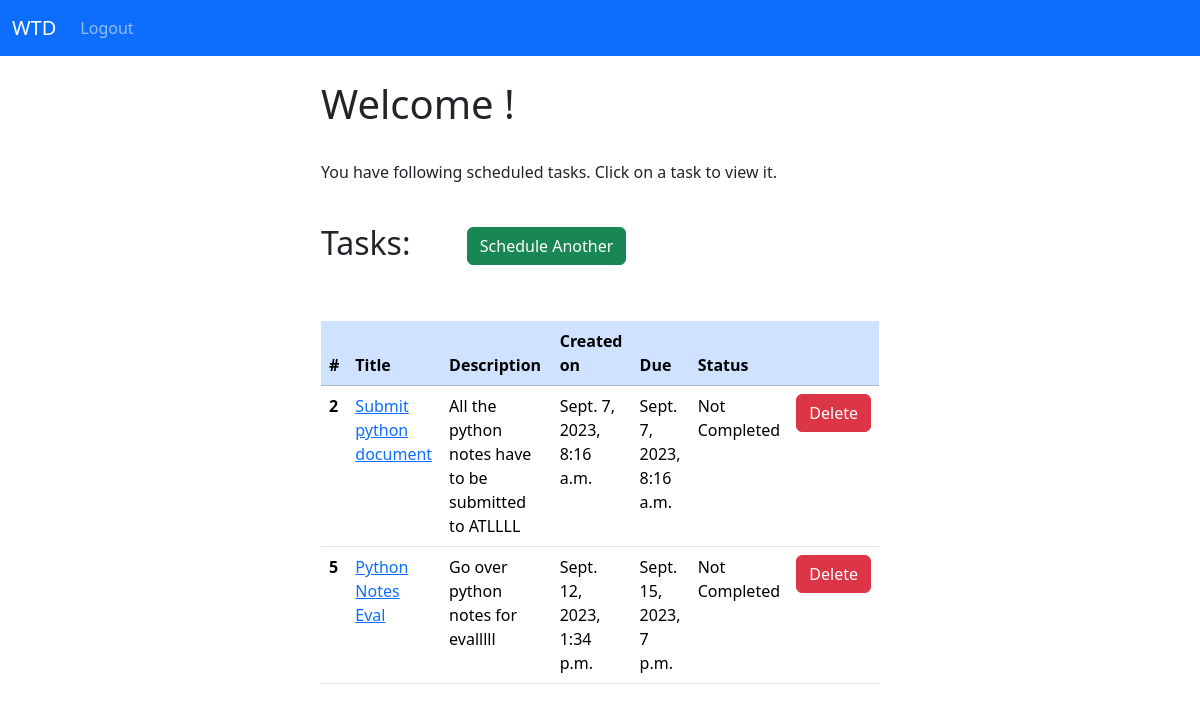
The page /dashboard/ (signed in) on the database its author committed.
### todo_app/models.py (models this page shows, shortened)
class Task(models.Model):
    STATUS_CHOICES = [
        ("Completed", "Completed" ),
        ("Not Completed", "Not Completed" )
    ]
    title = models.TextField(max_length=50)
    description = models.TextField()
    created_at = models.DateTimeField(auto_now_add=True)
    expire_at = models.DateTimeField()
    status = models.CharField(max_length=15, choices=STATUS_CHOICES, default='Not Completed')
    user_id = models.ForeignKey(User, on_delete=models.CASCADE)

### todo_app/views.py (the view)
# urls.py: path('dashboard/', views.dashboard, name="dashboard"),
def dashboard(request):
    if request.user.is_authenticated:
        user = request.user
        tasks = Task.objects.filter(user_id=user)
        return render(request, 'dashboard.html', {'tasks': tasks})
    else:
        messages.success(request, "You must be logged in to view this page!")
        return redirect('login')

### todo_app/templates/dashboard.html
{% extends 'base.html' %}
{% block content %}
    <div class="col-md-6 offset-md-3">
        {% if user.is_authenticated %}
            <h1>Welcome {{user.first_name}}!</h1>
            <br>
            {% if tasks %}
                <p>You have following scheduled tasks. Click on a task to view it.</p>
                <br>
                <h2>Tasks:
                    <button type="submit" onclick="window.location.href='{% url 'schedule_task' %}'" class="btn btn-success mx-5">Schedule Another </button>
                </h2>
                <br>
                <br>
                <table class="table table-hover">
                  <thead class="table-primary">
                    <tr>
                      <th scope="col">#</th>
                      <th scope="col">Title</th>
                      <th scope="col">Description</th>
                      <th scope="col">Created on</th>
                      <th scope="col">Due </th>
                      <th scope="col">Status</th>
                      <th scope="col">    </th>
                    </tr>
                  </thead>
                  {% for task in tasks %}
                      <tbody>
                        <tr>
                          <th scope="row">{{ task.id }}</th>
                          <td><a href="{% url 'task' task.id %}">{{ task.title }}</a></td>
                          <td>{{ task.description }}</td>
                          <td>{{ task.created_at }}</td>
                          <td>{{ task.expire_at }}</td>
                          <td>{{ task.status }}</td>
                          <td><a href="{% url 'delete_task' task.id %}" class="btn btn-danger">Delete</a></td>
                        </tr>
                      </tbody>
                  {% endfor %}
                </table>
            {% else %}
                <p>Looks like you have no tasks scheduled yet...</p>
                <br>
                <br>
                <p>Schedule tasks:   <button type="submit" onclick="window.location.href='{% url 'schedule_task' %}'" class="btn btn-success mx-5">Schedule </button></p>
                <br>
            {% endif %}
        {% endif %}
    </div>
{% endblock %}

### todo_app/templates/base.html (shortened to what this page needs)
<!doctype html>
<html lang="en">
  <head>
    <link href="https://cdn.jsdelivr.net/npm/bootstrap@5.3.1/dist/css/bootstrap.min.css" rel="stylesheet">
  </head>
  <body>
    {% include 'navbar.html' %}
    <div class="container">
      <br/>
      {% block content %}
      {% endblock %}
    </div>
  </body>
</html>

### todo_app/templates/navbar.html (shortened to what this page needs)
<nav class="navbar navbar-expand-lg navbar-dark bg-primary">
  <div class="container-fluid">
    <a class="navbar-brand" href="{% url 'home' %}">WTD</a>
    <div class="collapse navbar-collapse" id="navbarNav">
      <ul class="navbar-nav">
        {% if user.is_authenticated %}
          <li class="nav-item">
            <a class="nav-link" href="{% url 'logout' %}">Logout</a>
          </li>
        {% endif %}
      </ul>
    </div>
  </div>
</nav>

### rows shown on the page
Task: id "2", title "Submit python document", description "All the python notes have to be submitted to ATLLLL", created_at "Sept. 7, 2023, 8:16 a.m.", expire_at "Sept. 7, 2023, 8:16 a.m.", status "Not Completed"
Task: id "5", title "Python Notes Eval", description "Go over python notes for evalllll", created_at "Sept. 12, 2023, 1:34 p.m.", expire_at "Sept. 15, 2023, 7 p.m.", status "Not Completed"
